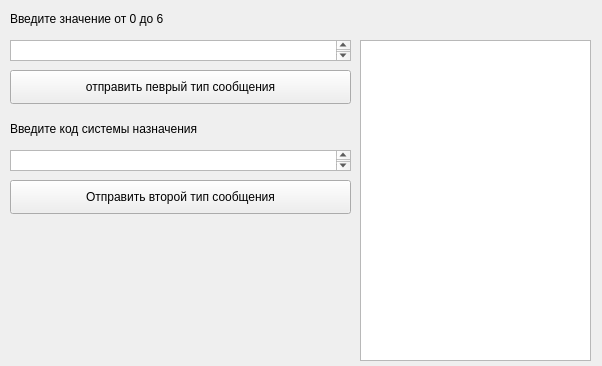
<?xml version="1.0" encoding="UTF-8"?>
<ui version="4.0">
 <class>acustic</class>
 <widget class="QWidget" name="acustic">
  <property name="geometry">
   <rect>
    <x>0</x>
    <y>0</y>
    <width>602</width>
    <height>366</height>
   </rect>
  </property>
  <property name="windowTitle">
   <string>Form</string>
  </property>
  <widget class="QPushButton" name="pushButton_2">
   <property name="geometry">
    <rect>
     <x>10</x>
     <y>180</y>
     <width>341</width>
     <height>34</height>
    </rect>
   </property>
   <property name="text">
    <string>Отправить второй тип сообщения</string>
   </property>
  </widget>
  <widget class="QLabel" name="label">
   <property name="geometry">
    <rect>
     <x>10</x>
     <y>10</y>
     <width>381</width>
     <height>18</height>
    </rect>
   </property>
   <property name="text">
    <string>Введите значение от 0 до 6</string>
   </property>
  </widget>
  <widget class="QTextEdit" name="textEdit_3">
   <property name="geometry">
    <rect>
     <x>360</x>
     <y>40</y>
     <width>231</width>
     <height>321</height>
    </rect>
   </property>
  </widget>
  <widget class="QTextEdit" name="textEdit">
   <property name="geometry">
    <rect>
     <x>10</x>
     <y>40</y>
     <width>341</width>
     <height>21</height>
    </rect>
   </property>
  </widget>
  <widget class="QPushButton" name="pushButton">
   <property name="geometry">
    <rect>
     <x>10</x>
     <y>70</y>
     <width>341</width>
     <height>34</height>
    </rect>
   </property>
   <property name="text">
    <string>отправить певрый тип сообщения</string>
   </property>
  </widget>
  <widget class="QLabel" name="label_2">
   <property name="geometry">
    <rect>
     <x>10</x>
     <y>120</y>
     <width>331</width>
     <height>18</height>
    </rect>
   </property>
   <property name="text">
    <string>Введите код системы назначения</string>
   </property>
  </widget>
  <widget class="QTextEdit" name="textEdit_2">
   <property name="geometry">
    <rect>
     <x>10</x>
     <y>150</y>
     <width>341</width>
     <height>21</height>
    </rect>
   </property>
  </widget>
 </widget>
 <resources/>
 <connections/>
</ui>
